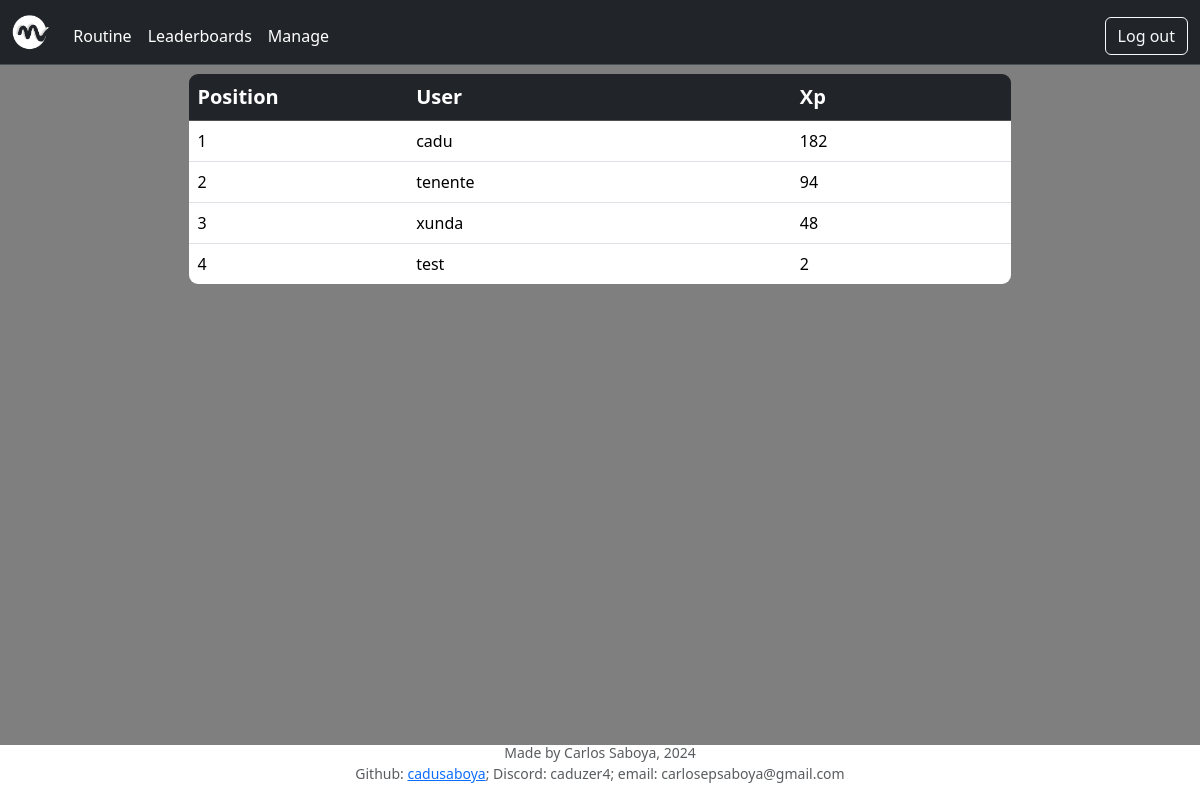
Page /leaderboards (signed in) on the committed database.
### tables this page shows
CREATE TABLE "users" (
id INTEGER PRIMARY KEY AUTOINCREMENT NOT NULL,
username TEXT NOT NULL,
hash TEXT NOT NULL,
level INTEGER NOT NULL,
xp INTEGER DEFAULT 0);

### app.py (the view)
@app.route("/leaderboards")
@login_required
def leaderboards():
    routine = sqlite3.connect('routine.db')
    db = routine.cursor()
    users = db.execute("SELECT * from users ORDER BY xp DESC")
    users_dict = []
    for user in users:
        user_dict = {
            "user": user[1],
            "xp": user[4],
        }
        users_dict.append(user_dict)
    routine.close()
    return render_template("leaderboards.html", users=users_dict)

### apology.py (called while the page is built)
def login_required(f):
    @wraps(f)
    def decorated_function(*args, **kwargs):
        if session.get("user_id") is None:
            return redirect("/login")
        return f(*args, **kwargs)
    return decorated_function

### app.py (called while the page is built)
@app.after_request
def after_request(response):
    response.headers["Cache-Control"] = "no-cache, no-store, must-revalidate"
    response.headers["Expires"] = 0
    response.headers["Pragma"] = "no-cache"
    return response

### templates/leaderboards.html (shortened to what this page needs)
{% extends "layout.html" %}
{% block main %}
<div class="table-container">
    <table class="table table-hover curve" border="1">
        <thead class="table-dark">
        <tr>
            <th style="width: 20%;" scope="col">Position</th>
            <th style="width: 35%;" scope="col">User</th>
            <th style="width: 20%;" scope="col">Xp</th>
        </tr>
        </thead>
        <tbody>
            {% for user in users %}
            <tr>
                <td>{{ loop.index }}</td>
                <td>{{ user.user }}</td>
                <td>{{ user.xp }}</td>
            </tr>
            {% endfor %}
        </tbody>
    </table>
</div>
{% endblock %}

### static/styles.css (style rules this page uses)
thead { font-size: 20px; }
.curve { border-collapse: collapse; border-radius: 10px; overflow: hidden; width: 70%; }
.table-container { display: flex; justify-content: center; }

### rows in the picture
users: user "cadu", xp "182"
users: user "tenente", xp "94"
users: user "xunda", xp "48"
users: user "test", xp "2"
